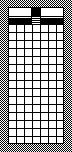

Tiled map render using the project's own tile images. Description and the whole map definition, tile-layer contents included, below:
An orthogonal 9x19 tile map with 8x8 px tiles, 3 tile layers (bg, mid, fg).

<map version="1.8" tiledversion="1.8.2" orientation="orthogonal" renderorder="right-down" width="9" height="19" tilewidth="8" tileheight="8" infinite="0" nextlayerid="5" nextobjectid="1">
 <editorsettings>
  <export target="../lua/level_01.lua" format="lua" />
 </editorsettings>
 <tileset firstgid="1" source="../tileset.tsx" />
 <layer id="1" name="bg" width="9" height="19">
  <data encoding="csv">
0,0,0,0,0,0,0,0,0,
0,0,0,0,0,0,0,0,0,
0,0,0,0,0,0,0,0,0,
0,101,101,101,101,101,101,127,0,
0,101,101,101,101,101,101,127,0,
0,101,101,101,101,101,101,127,0,
0,101,101,101,101,101,101,127,0,
0,101,101,101,101,101,101,127,0,
0,101,101,101,101,101,101,127,0,
0,101,101,101,101,101,101,127,0,
0,101,101,101,101,101,101,127,0,
0,101,101,101,101,101,101,127,0,
0,101,101,101,101,101,101,127,0,
0,101,101,101,101,101,101,127,0,
0,101,101,101,101,101,101,127,0,
0,101,101,101,101,101,101,127,0,
0,101,101,101,101,101,101,127,0,
0,126,126,126,126,126,126,102,0,
0,0,0,0,0,0,0,0,0
</data>
 </layer>
 <layer id="3" name="mid" width="9" height="19">
  <data encoding="csv">
0,0,0,0,0,0,0,0,0,
0,51,52,53,33,51,52,53,0,
0,76,77,78,58,76,77,78,0,
0,0,0,0,0,0,0,0,0,
0,0,0,0,0,0,0,0,0,
0,0,0,0,0,0,0,0,0,
0,0,0,0,0,0,0,0,0,
0,0,0,0,0,0,0,0,0,
0,0,0,0,0,0,0,0,0,
0,0,0,0,0,0,0,0,0,
0,0,0,0,0,0,0,0,0,
0,0,0,0,0,0,0,0,0,
0,0,0,0,0,0,0,0,0,
0,0,0,0,0,0,0,0,0,
0,0,0,0,0,0,0,0,0,
0,0,0,0,0,0,0,0,0,
0,0,0,0,0,0,0,0,0,
0,0,0,0,0,0,0,0,0,
0,0,0,0,0,0,0,0,0
</data>
 </layer>
 <layer id="2" name="fg" width="9" height="19">
  <data encoding="csv">
1,2,2,2,2,2,2,2,1,
1,0,0,0,0,0,0,0,1,
1,0,0,0,0,0,0,0,1,
1,0,0,0,0,0,0,0,1,
1,0,0,0,0,0,0,0,1,
1,0,0,0,0,0,0,0,1,
1,0,0,0,0,0,0,0,1,
1,0,0,0,0,0,0,0,1,
1,0,0,0,0,0,0,0,1,
1,0,0,0,0,0,0,0,1,
1,0,0,0,0,0,0,0,1,
1,0,0,0,0,0,0,0,1,
1,0,0,0,0,0,0,0,1,
1,0,0,0,0,0,0,0,1,
1,0,0,0,0,0,0,0,1,
1,0,0,0,0,0,0,0,1,
1,0,0,0,0,0,0,0,1,
1,0,0,0,0,0,0,0,1,
1,1,1,1,1,1,1,1,1
</data>
 </layer>
</map>
